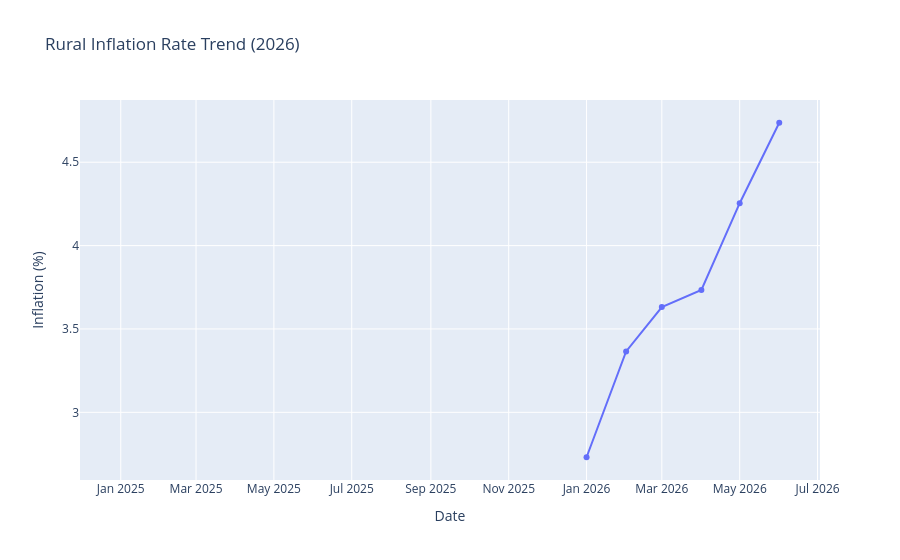

The notebook cell saved with this chart:
### Code cell
fig = px.line(
    df,
    x="Date",
    y="Inflation",
    title="Rural Inflation Rate Trend (2026)",
    markers=True
)

fig.update_yaxes(title="Inflation (%)")
fig.update_xaxes(title="Date")

fig.show()

### Figure 1 — Plotly figure (JSON) as saved in the notebook; plotly's stock layout.template omitted (floating-point values rounded to 4 significant figures)
{"data": [{"hovertemplate": "Date=%{x}<br>Inflation=%{y}<extra></extra>", "legendgroup": "", "line": {"color": "#636efa", "dash": "solid"}, "marker": {"symbol": "circle"}, "mode": "lines+markers", "name": "", "orientation": "v", "showlegend": false, "type": "scatter", "x": ["2025-01-01T00:00:00.000000", "2025-02-01T00:00:00.000000", "2025-03-01T00:00:00.000000", "2025-04-01T00:00:00.000000", "2025-05-01T00:00:00.000000", "2025-06-01T00:00:00.000000", "2025-07-01T00:00:00.000000", "2025-08-01T00:00:00.000000", "2025-09-01T00:00:00.000000", "2025-10-01T00:00:00.000000", "2025-11-01T00:00:00.000000", "2025-12-01T00:00:00.000000", "2026-01-01T00:00:00.000000", "2026-02-01T00:00:00.000000", "2026-03-01T00:00:00.000000", "2026-04-01T00:00:00.000000", "2026-05-01T00:00:00.000000", "2026-06-01T00:00:00.000000"], "xaxis": "x", "y": [NaN, NaN, NaN, NaN, NaN, NaN, NaN, NaN, NaN, NaN, NaN, NaN, 2.731, 3.365, 3.631, 3.734, 4.254, 4.737], "yaxis": "y"}], "layout": {"legend": {"tracegroupgap": 0}, "title": {"text": "Rural Inflation Rate Trend (2026)"}, "xaxis": {"anchor": "y", "domain": [0, 1], "title": {"text": "Date"}}, "yaxis": {"anchor": "x", "domain": [0, 1], "title": {"text": "Inflation (%)"}}}}
